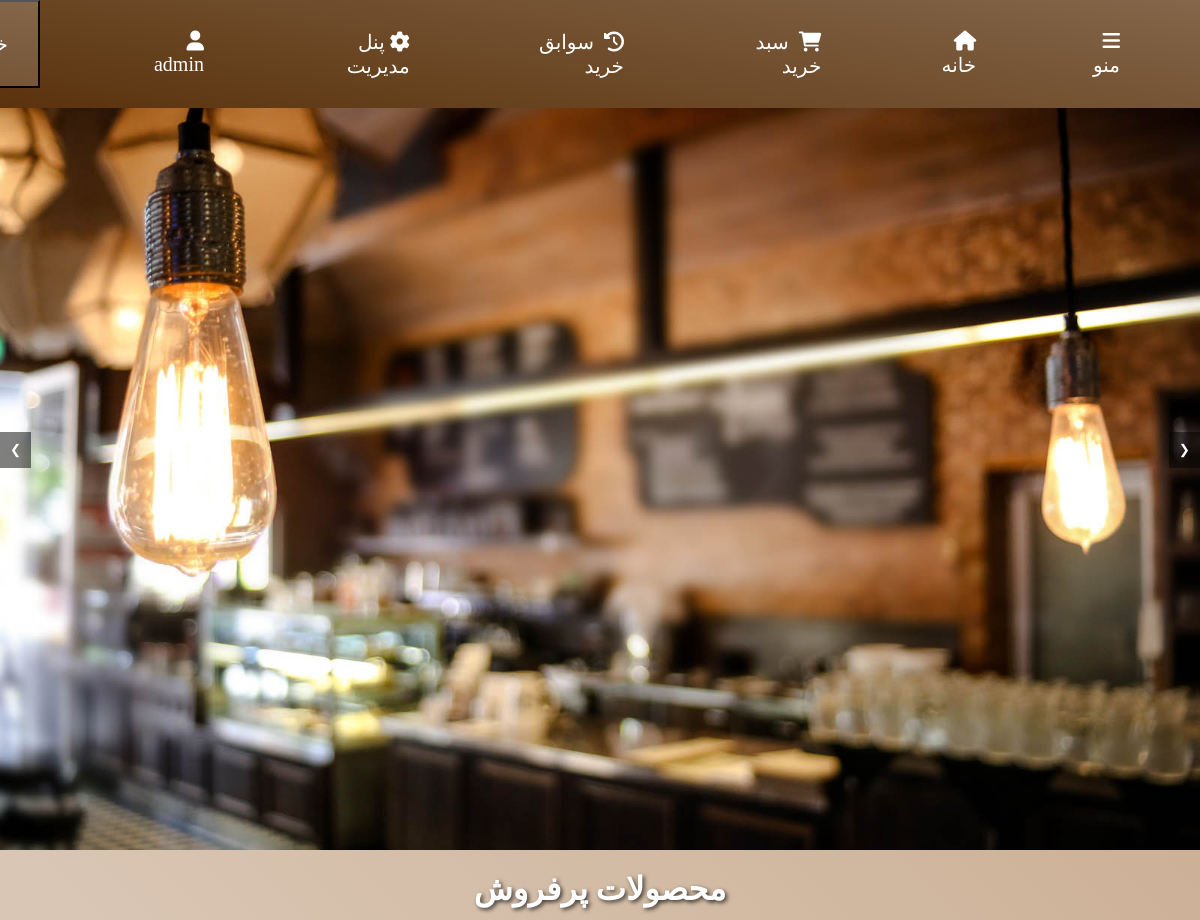
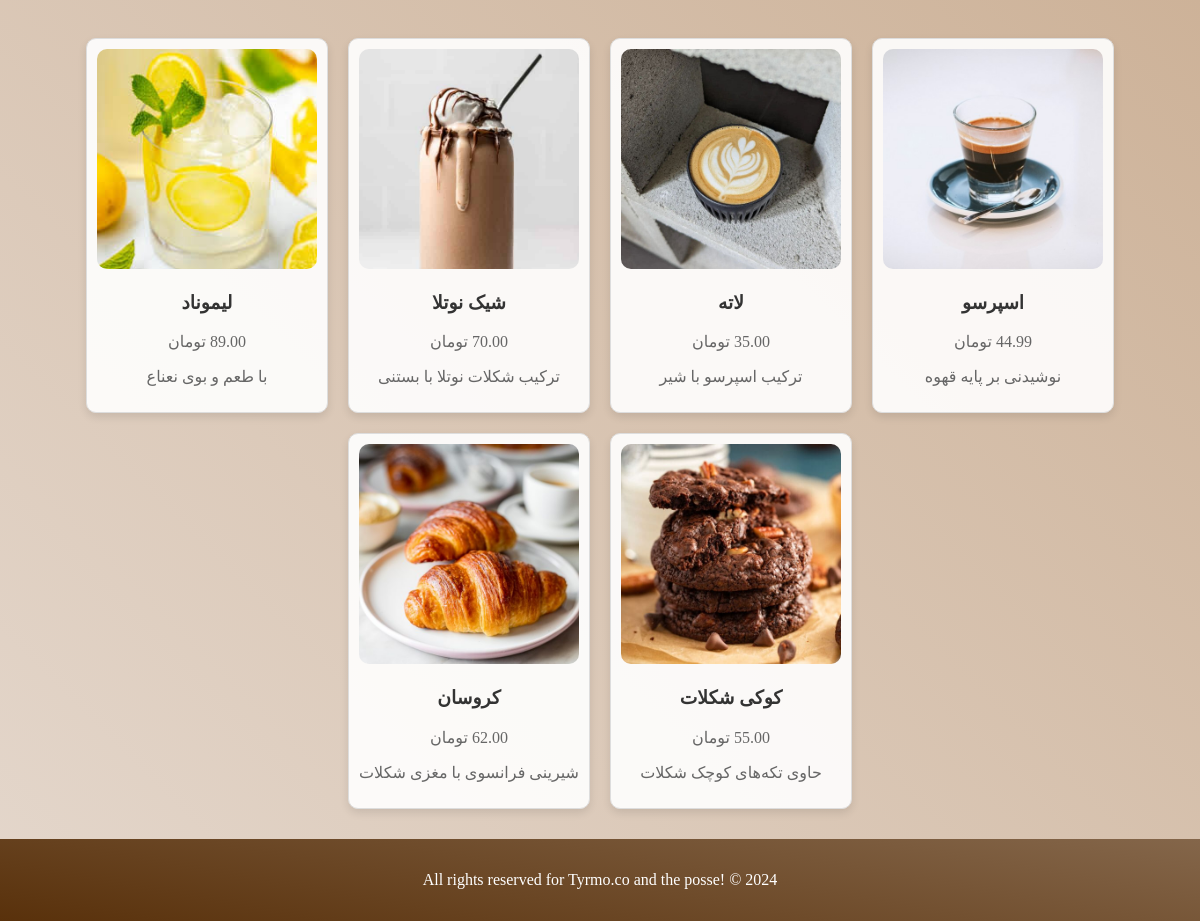
The page / (signed in) on the database its author committed (2 pictures, top to bottom).
### members/models.py (models this page shows)
class Member(AbstractBaseUser, PermissionsMixin):
    username = models.CharField(_("نام کاربری یا ایمیل"), max_length=255, unique=True, primary_key=True) # either user or email
    first_name = models.CharField(_("نام") ,max_length=255)
    last_name = models.CharField(_("نام خانوادگی"),max_length=255)
    phone_number = models.CharField(_("شماره همراه"),max_length=12, blank=True, null=True)
    password = models.CharField(_("رمز عبور"), max_length=128)
    created_date = models.DateTimeField(auto_now_add=True, null=True)
    last_login = models.DateTimeField(auto_now_add=True, blank=True, null=True)
    modified_date = models.DateTimeField(auto_now=True, null=True)
    is_active = models.BooleanField(_('active'), default=True)
    is_staff = models.BooleanField(_('staff status'), default=False)
    objects = MemberManager()
    USERNAME_FIELD = 'username'
    REQUIRED_FIELDS = ['first_name', 'last_name', 'password']
    class Meta:
        verbose_name = _('user')
        verbose_name_plural = _('users')
    def __str__(self):
        return self.first_name

### mainapp/models.py (models this page shows, shortened)
class Product(models.Model):
    CATEGORY_CHOICES = [
        ('hot_drinks', 'نوشیدنی گرم'),
        ('cold_drinks', 'نوشیدنی سرد'),
        ('cakes', 'کیک'),
    ]
    category = models.CharField(_("دسته بندی محصول"),max_length=20, choices=CATEGORY_CHOICES, default='hot_drinks')
    name = models.CharField(_('نام'), max_length=255)
    description = models.CharField( _("توضیحات"), max_length=255, blank=True, null=True)
    price = models.DecimalField(_("قیمت"),default=0, max_digits=10, decimal_places=2, validators=[validators.MinValueValidator(0)])
    timeNeeded = models.IntegerField(_("زمان مورد نیاز"),default=0, validators=[validators.MaxValueValidator(60)])
    coffee = models.PositiveIntegerField(_("قهوه"),default=0)
    milk = models.PositiveIntegerField(_("شیر"),default=0)
    chocolate = models.PositiveIntegerField(_("شکلات"),default=0)
    flour = models.PositiveIntegerField(_("آرد"),default=0)
    sugar = models.PositiveIntegerField(_("شکر"),default=0)
    image = models.ImageField(_("تصویر"),upload_to='products/')
    created_at = models.DateTimeField(auto_now_add=True)
    updated_at = models.DateTimeField(auto_now=True)
    sold_count = models.PositiveBigIntegerField(default=0)

### mainapp/views.py (the view)
# urls.py: path('', views.homepage, name='index'),
def homepage(request):
    top_selling_products = Product.objects.order_by('-sold_count')[:12]
    context = {
        'products': top_selling_products
    }
    return render(request, 'index/index.html',context=context)

### templates/index/index.html (shortened to what this page needs)
{% extends 'base.html' %}
{% load static %}
{% block content %}
<div class="slider-container">
    <div class="slider">
        <img src='{% static "dynamics/image1.jpg" %}' alt="تصویر 1">
        <div class="slider-buttons">
            <button onclick="prevSlide()">&#10094;</button>
            <button onclick="nextSlide()">&#10095;</button>
        </div>
    </div>
</div>
<h1>محصولات پرفروش</h1>
<div class="best-selling-products">
    {% for product in products %}
    <div class="product-card">
        <img src="{{ product.image.url }}" alt="{{ product.name }}">
        <h3>{{ product.name }}</h3>
        <p>{{ product.price }} تومان</p>
        <p>{{ product.description }}</p>
    </div>
    {% endfor %}
</div>
<div class="footer">
    <p>All rights reserved for Tyrmo.co and the posse! &copy; 2024</p>
</div>
{% endblock content %}

### templates/base.html (shortened to what this page needs)
<!DOCTYPE html>
<html lang="fa">
<head>
    {% load static %}
    <link rel="stylesheet" href="{% static 'css/homePage.css' %}">
    <link rel="stylesheet" href="https://cdnjs.cloudflare.com/ajax/libs/font-awesome/6.0.0-beta3/css/all.min.css">
</head>
<body>
    <div class="navbar">
        <ul>
            <li>
                <a id='menu' href="#"><i class="fas fa-bars" id='menu-svg'></i>منو</a>
            </li>
            <li><a id='home-button' href='{% url "index" %}'><i class="fas fa-home"></i>خانه</a></li>
            <li><a id='cart' href="#"><i class="fas fa-shopping-cart"></i> سبد خرید</a></li>
            <li><a id='his' href="#"><i class="fas fa-history"></i> سوابق خرید</a></li>
            {% if user.is_authenticated and user.is_staff %}
                <li><a id='enter-ac' href="{% url 'management_panel' %}"><i class="fa-solid fa-gear"></i>پنل مدیریت</a></li>
            {% endif %}
            {% if user.is_authenticated %}
                <li><i class="fas fa-user"></i> {{user}} </a></li>
                <li>
                    <i class="fa-solid fa-arrow-right-from-bracket"></i>
                    <form method="post" action="{% url 'logout' %}">
                        <button class="navbar" type="submit">خروج</button>
                    </form>
                </li>
            {% else %}
                <li><a id='enter-ac' href="{% url 'login' %}"><i class="fas fa-user"></i> ورود به حساب کاربری</a></li>
            {% endif %}
        </ul>
    </div>
    {% block content %}
    {% endblock content %}
</body>
</html>

### static/css/homePage.css (style rules this page uses)
* { font-family: Vazirmatn; }
body { margin: 0; padding: 0; direction: rtl; background: linear-gradient(225deg, #c3a282,#e4d7cc); }
.navbar { position: fixed; top: 0; width: 100%; display: flex; justify-content: space-between; align-items: center; background: linear-gradient(10deg, #59310b, #84664a); color: white; padding: 30px; font-size: 20px; z-index: 1; }
.navbar ul { list-style: none; padding: 0; margin: 0; display: flex; }
.navbar ul li { margin: 0 50px; position: relative; }
.navbar ul li a { color: white; text-decoration: none; transition: color 0.3s ease; }
.navbar ul li a i { margin-left: 5px; }
.slider-container { position: relative; width: 100%; height: 800px; overflow: hidden; margin-top: 50px; }
.slider { position: relative; width: 100%; height: 800px; overflow: hidden; }
.slider img { width: 100%; height: 800px; object-fit: cover; position: absolute; top: 0; left: 0; opacity: 0; transition: opacity 1s ease-in-out; }
.slider img.active { opacity: 1; visibility: visible; }
.slider-buttons { position: absolute; top: 50%; width: 100%; display: flex; justify-content: space-between; transform: translateY(-50%); }
.slider-buttons button { background-color: rgba(0, 0, 0, 0.5); color: white; border: none; padding: 10px; cursor: pointer; }
.footer { background: linear-gradient(10deg, #59310b, #84664a); color: white; text-align: center; padding: 1rem; }
a { font-family: Vazirmatn !important; }
#menu-svg { transition: all 0.5s; transform:rotate(0deg); }

### templates/index/index.html (style rules this page uses)
h1 { text-align: center; margin: 20px 0; color: #fff; text-shadow: 2px 2px 4px rgba(0, 0, 0, 0.7); }
.best-selling-products { display: flex; flex-wrap: wrap; justify-content: center; padding: 20px; }
.product-card { background-color: rgba(255, 255, 255, 0.9); border: 1px solid #ddd; border-radius: 10px; box-shadow: 0 4px 8px rgba(0, 0, 0, 0.1); margin: 10px; padding: 10px; text-align: center; width: 220px; transition: transform 0.2s; }
.product-card img { border-radius: 10px; max-width: 100%; height: auto; }
.product-card h3 { color: #333; }
.product-card p { color: #666; }

### rows shown on the page
Member: first_name "admin"
Product: image (picture), name "اسپرسو", price "44.99", description "نوشیدنی بر پایه قهوه"
Product: image (picture), name "لاته", price "35.00", description "ترکیب اسپرسو با شیر"
Product: image (picture), name "شیک نوتلا", price "70.00", description "ترکیب شکلات نوتلا با بستنی"
Product: image (picture), name "لیموناد", price "89.00", description "با طعم و بوی نعناع"
Product: image (picture), name "کوکی شکلات", price "55.00", description "حاوی تکه‌های کوچک شکلات"
Product: image (picture), name "کروسان", price "62.00", description "شیرینی فرانسوی با مغزی شکلات"
